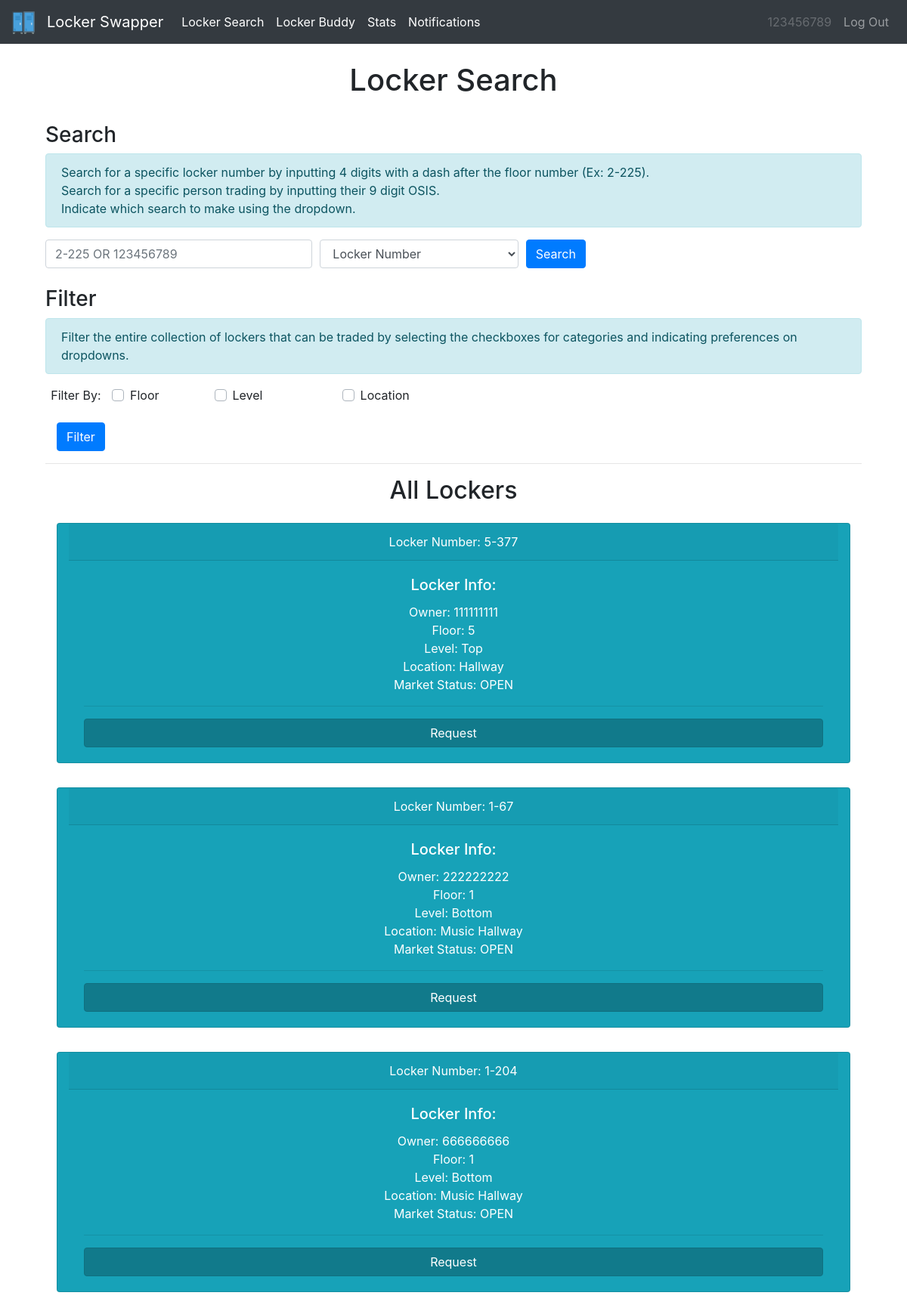
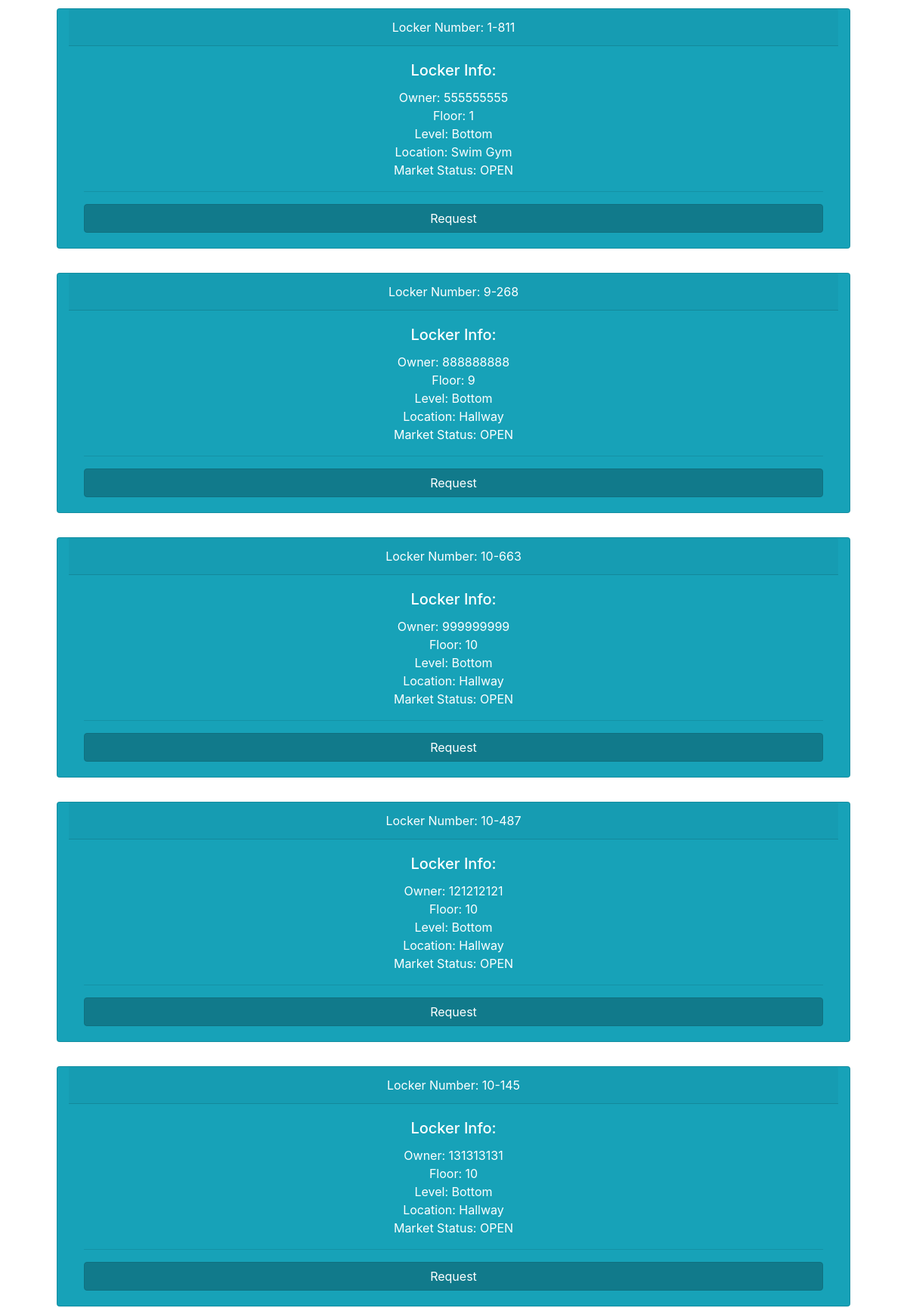
The app's page /locker (signed in, upper part) with its own data (2 pictures, top to bottom).
### tables this page shows
CREATE TABLE transaction_tbl (locker INT, recipient INT, sender INT, status INT, request TEXT, floor INT);

CREATE TABLE locker_tbl (locker INT, owner TEXT, combo TEXT, floor INT, level INT, location TEXT, status TEXT);

### __init__.py (the view)
@app.route("/locker")
@login_required
def locker():
    user = session['osis']
    all = db_manager.tradeableLockers()
    to = db_manager.getTransactionTo(session["osis"])
    sender = db_manager.getTransactionFrom(session["osis"])
    return render_template("locker.html",user=user,all=all,results=[],to=to,sender=sender,heading="Locker Search")

### __init__.py (called while the page is built)
def login_required(f):
    @wraps(f)
    def dec(*args, **kwargs):
        if 'osis' in session:
            return f(*args, **kwargs)
        flash('You must be logged in to view this page!', 'danger')
        return redirect('/')
    return dec

### db_builder.py (called while the page is built)
def exec(cmd):
    db = sqlite3.connect(DB_FILE)
    c = db.cursor()
    output = c.execute(cmd)
    db.commit()
    return output

def execmany(cmd, inputs):
    db = sqlite3.connect(DB_FILE)
    c = db.cursor()
    output = c.execute(cmd, inputs)
    db.commit()
    return output

### db_manager.py (called while the page is built)
def getTransactionFrom(osis):
    q="SELECT recipient FROM transaction_tbl WHERE sender=? AND status = ?"
    inputs = (osis,1)
    data = execmany(q,inputs).fetchall()
    info=[]
    if data is None:
        return info
    for value in data:
        info.append(value[0])
    filtered = [x for x in info if x != '']
    return filtered

def getTransactionTo(osis):
    q="SELECT sender FROM transaction_tbl WHERE recipient=? AND status=?"
    inputs = (osis,1)
    data = execmany(q,inputs).fetchall()
    info=[]
    if data is None:
        return info
    for value in data:
        info.append(value[0])
    return info

def tradeableLockers():
    q = "SELECT * FROM transaction_tbl WHERE status=1 AND request='L' AND recipient=''"
    data = exec(q).fetchall()
    dataDict = {}
    for i in data:
        q = "SELECT * from locker_tbl WHERE locker=? AND status='TRADING'"
        inputs = (i[0],)
        data = execmany(q, inputs).fetchone()
        info=[]
        for value in data:
            info.append(value)
        dataDict[i] = info
    return dataDict

### templates/locker.html (shortened to what this page needs)
{% extends "base.html" %}
{% block body %}
<div class="container">
  <h3>Search</h3>
  <div class="alert alert-info" role="alert">
     Search for a specific locker number by inputting 4 digits with a dash after the floor number (Ex: 2-225).<br>
      Search for a specific person trading by inputting their 9 digit OSIS.<br>
      Indicate which search to make using the dropdown.
  </div>
  <div>
    <form action="/lSearch" method="post">
      <div class="form-row">
        <div class="form group col-md-4">
          <input id="query" class="form-control mr-sm-2" type="text" name="query" placeholder="2-225 OR 123456789"><br>
        </div>
        <div class="form group col-md-3">
          <select id="searchBy" class="form-control" name="searchBy">
            <option>Locker Number</option>
          </select>
        </div>
        <div class="form-group col-md-1">
          <button class="btn btn-primary" type="submit">Search</button>
        </div>
      </div>
    </form>
  </div>
  <h3>Filter</h3>
  <div class="alert alert-info" role="alert">
    Filter the entire collection of lockers that can be traded by selecting the checkboxes for categories and indicating preferences on dropdowns.
  </div>
  <div>
    <form action="/lFilter" method="post">
      <div class="form-row text-center">
        <div class="form-group col-md-1">
          <label for="filter">Filter By:  </label>
        </div>
        <div class="form-group col-md-1 custom-control custom-checkbox">
          <label class="custom-control-label" for="floor">Floor</label>
        </div>
        <div class="form-group col-md-2 custom-control custom-checkbox">
          <label class="custom-control-label" for="level">Level</label>
        </div>
        <div class="form-group col-md-2 custom-control custom-checkbox">
          <label class="custom-control-label" for="type">Location</label>
        </div>
      </div>
      <div class="form-group col-md-1">
        <button class="btn btn-primary" type="submit">Filter</button>
      </div>
    </form>
  </div>
  <hr>
  <div class="container">
    {% if results == [] and all != [] %}
    <div class="text-center">
      <h2>All Lockers</h2>
    </div>
    <div class="col-sm-12 col-md-12 col-lg-12 mx-auto">
      {% for key in all %}
      <div class="row">
        <div class="card text-white text-center bg-info my-3 col-md-12">
          <div class="card-header">Locker Number: {{key[5]}}-{{key[0]}}</div>
          <div class="card-body">
            <h5 class="card-title">Locker Info:</h5>
            <p class="card-text">Owner: {{key[2]}} <br> Floor: {{key[5]}} <br>
                               Level: {{all[key][4]}} <br> Location: {{all[key][5]}} <br>
                               Market Status: OPEN </p>
            <hr class="my-3">
            {% if key[2] not in sender and key[2] not in to and all[key][1] != user %}
            <form action="/lRequest" method="post">
            <div>
              <button class="btn btn-info btn-block active" type="submit" name="lrequest" value ="{{key[2]}}">Request</button>
            </div>
            </form>
            {% endif %}
          </div>
        </div>
      </div>
      {% endfor %}
    {% endif %}
    </div>
    </div>
  </div>
{% endblock %}

### records on screen
transaction_tbl: floor "5", locker "377", sender "111111111"
locker_tbl: level "Top", location "Hallway"
transaction_tbl: floor "1", locker "67", sender "222222222"
locker_tbl: level "Bottom", location "Music Hallway"
transaction_tbl: floor "1", locker "204", sender "666666666"
locker_tbl: level "Bottom", location "Music Hallway"
transaction_tbl: floor "1", locker "811", sender "555555555"
locker_tbl: level "Bottom", location "Swim Gym"
transaction_tbl: floor "9", locker "268", sender "888888888"
locker_tbl: level "Bottom", location "Hallway"
transaction_tbl: floor "10", locker "663", sender "999999999"
locker_tbl: level "Bottom", location "Hallway"
transaction_tbl: floor "10", locker "487", sender "121212121"
locker_tbl: level "Bottom", location "Hallway"
transaction_tbl: floor "10", locker "145", sender "131313131"
locker_tbl: level "Bottom", location "Hallway"

### other values on screen
{{ user }} "123456789"
{{ heading }} "Locker Search"
